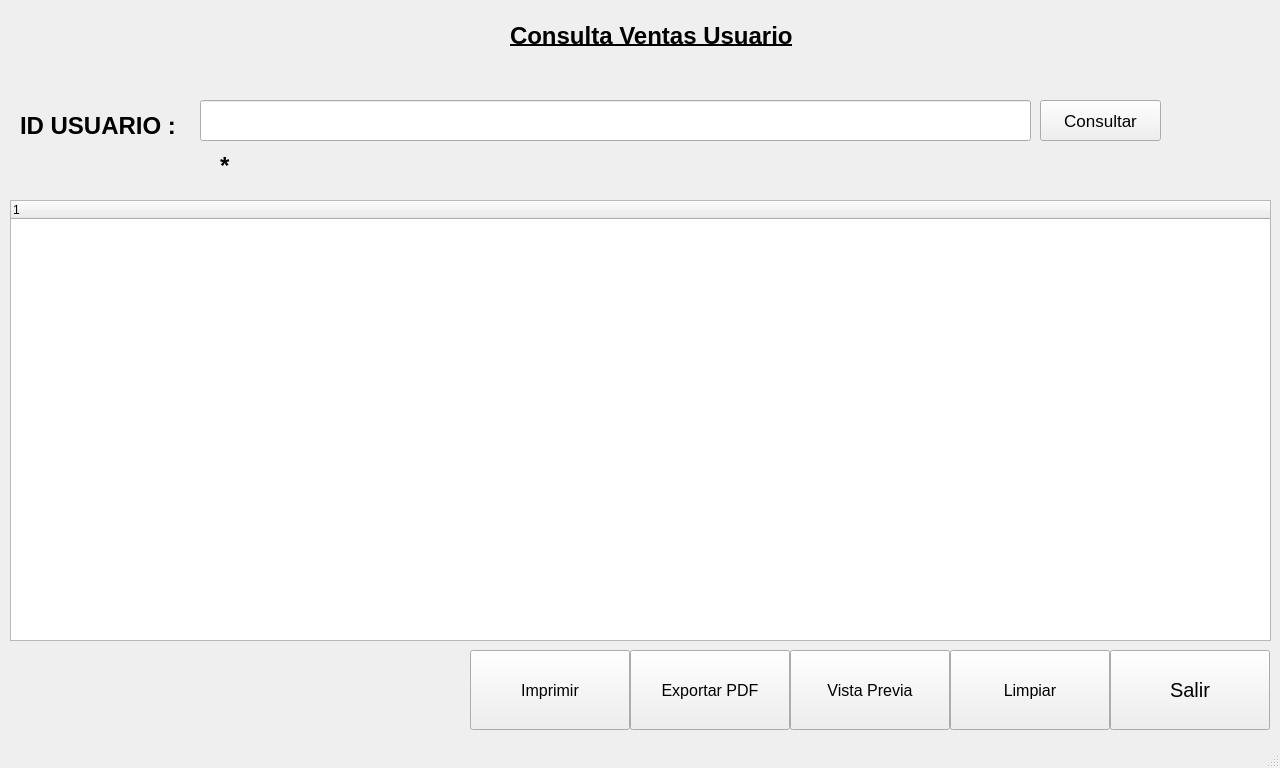
<?xml version="1.0" encoding="UTF-8"?>
<ui version="4.0">
 <class>MainWindow</class>
 <widget class="QMainWindow" name="MainWindow">
  <property name="geometry">
   <rect>
    <x>0</x>
    <y>0</y>
    <width>1280</width>
    <height>768</height>
   </rect>
  </property>
  <property name="windowTitle">
   <string>MainWindow</string>
  </property>
  <widget class="QWidget" name="centralwidget">
   <widget class="QTreeWidget" name="treeWidgetVentas">
    <property name="geometry">
     <rect>
      <x>10</x>
      <y>200</y>
      <width>1261</width>
      <height>441</height>
     </rect>
    </property>
    <column>
     <property name="text">
      <string notr="true">1</string>
     </property>
    </column>
   </widget>
   <widget class="QLabel" name="label">
    <property name="geometry">
     <rect>
      <x>510</x>
      <y>20</y>
      <width>301</width>
      <height>31</height>
     </rect>
    </property>
    <property name="font">
     <font>
      <pointsize>18</pointsize>
      <weight>75</weight>
      <bold>true</bold>
      <underline>true</underline>
     </font>
    </property>
    <property name="text">
     <string>Consulta Ventas Usuario</string>
    </property>
   </widget>
   <widget class="QLineEdit" name="txtBuscar">
    <property name="geometry">
     <rect>
      <x>200</x>
      <y>100</y>
      <width>831</width>
      <height>41</height>
     </rect>
    </property>
   </widget>
   <widget class="QLabel" name="label_2">
    <property name="geometry">
     <rect>
      <x>20</x>
      <y>110</y>
      <width>181</width>
      <height>31</height>
     </rect>
    </property>
    <property name="font">
     <font>
      <pointsize>18</pointsize>
      <weight>75</weight>
      <bold>true</bold>
     </font>
    </property>
    <property name="text">
     <string>ID USUARIO :</string>
    </property>
   </widget>
   <widget class="QLabel" name="lblUsuario">
    <property name="geometry">
     <rect>
      <x>220</x>
      <y>150</y>
      <width>831</width>
      <height>31</height>
     </rect>
    </property>
    <property name="font">
     <font>
      <pointsize>18</pointsize>
      <weight>75</weight>
      <bold>true</bold>
     </font>
    </property>
    <property name="text">
     <string>*</string>
    </property>
   </widget>
   <widget class="QPushButton" name="btnConsultar">
    <property name="geometry">
     <rect>
      <x>1040</x>
      <y>100</y>
      <width>121</width>
      <height>41</height>
     </rect>
    </property>
    <property name="font">
     <font>
      <pointsize>13</pointsize>
     </font>
    </property>
    <property name="text">
     <string>Consultar</string>
    </property>
    <property name="icon">
     <iconset>
      <normaloff>../icon/binoculars.png</normaloff>../icon/binoculars.png</iconset>
    </property>
    <property name="iconSize">
     <size>
      <width>40</width>
      <height>40</height>
     </size>
    </property>
    <property name="shortcut">
     <string>Return</string>
    </property>
   </widget>
   <widget class="QPushButton" name="btnImprimir">
    <property name="geometry">
     <rect>
      <x>470</x>
      <y>650</y>
      <width>160</width>
      <height>80</height>
     </rect>
    </property>
    <property name="font">
     <font>
      <pointsize>12</pointsize>
     </font>
    </property>
    <property name="text">
     <string>Imprimir</string>
    </property>
    <property name="icon">
     <iconset>
      <normaloff>../icon/print.png</normaloff>../icon/print.png</iconset>
    </property>
    <property name="iconSize">
     <size>
      <width>40</width>
      <height>40</height>
     </size>
    </property>
   </widget>
   <widget class="QPushButton" name="btnExportarPDF">
    <property name="geometry">
     <rect>
      <x>630</x>
      <y>650</y>
      <width>160</width>
      <height>80</height>
     </rect>
    </property>
    <property name="font">
     <font>
      <pointsize>12</pointsize>
     </font>
    </property>
    <property name="text">
     <string>Exportar PDF</string>
    </property>
    <property name="icon">
     <iconset>
      <normaloff>../icon/document.png</normaloff>../icon/document.png</iconset>
    </property>
    <property name="iconSize">
     <size>
      <width>40</width>
      <height>40</height>
     </size>
    </property>
   </widget>
   <widget class="QPushButton" name="btnVistaPrevia">
    <property name="geometry">
     <rect>
      <x>790</x>
      <y>650</y>
      <width>160</width>
      <height>80</height>
     </rect>
    </property>
    <property name="font">
     <font>
      <pointsize>12</pointsize>
     </font>
    </property>
    <property name="text">
     <string>Vista Previa</string>
    </property>
    <property name="icon">
     <iconset>
      <normaloff>../icon/file-1.png</normaloff>../icon/file-1.png</iconset>
    </property>
    <property name="iconSize">
     <size>
      <width>40</width>
      <height>40</height>
     </size>
    </property>
   </widget>
   <widget class="QPushButton" name="btnLimpiarTabla">
    <property name="geometry">
     <rect>
      <x>950</x>
      <y>650</y>
      <width>160</width>
      <height>80</height>
     </rect>
    </property>
    <property name="font">
     <font>
      <pointsize>12</pointsize>
     </font>
    </property>
    <property name="text">
     <string>Limpiar</string>
    </property>
    <property name="icon">
     <iconset>
      <normaloff>../icon/error.png</normaloff>../icon/error.png</iconset>
    </property>
    <property name="iconSize">
     <size>
      <width>40</width>
      <height>40</height>
     </size>
    </property>
   </widget>
   <widget class="QPushButton" name="btnSalir">
    <property name="geometry">
     <rect>
      <x>1110</x>
      <y>650</y>
      <width>160</width>
      <height>80</height>
     </rect>
    </property>
    <property name="font">
     <font>
      <pointsize>15</pointsize>
     </font>
    </property>
    <property name="text">
     <string>Salir</string>
    </property>
    <property name="icon">
     <iconset>
      <normaloff>../icon/exit-2.png</normaloff>../icon/exit-2.png</iconset>
    </property>
    <property name="iconSize">
     <size>
      <width>50</width>
      <height>50</height>
     </size>
    </property>
   </widget>
  </widget>
  <widget class="QStatusBar" name="statusbar"/>
 </widget>
 <resources/>
 <connections/>
</ui>
